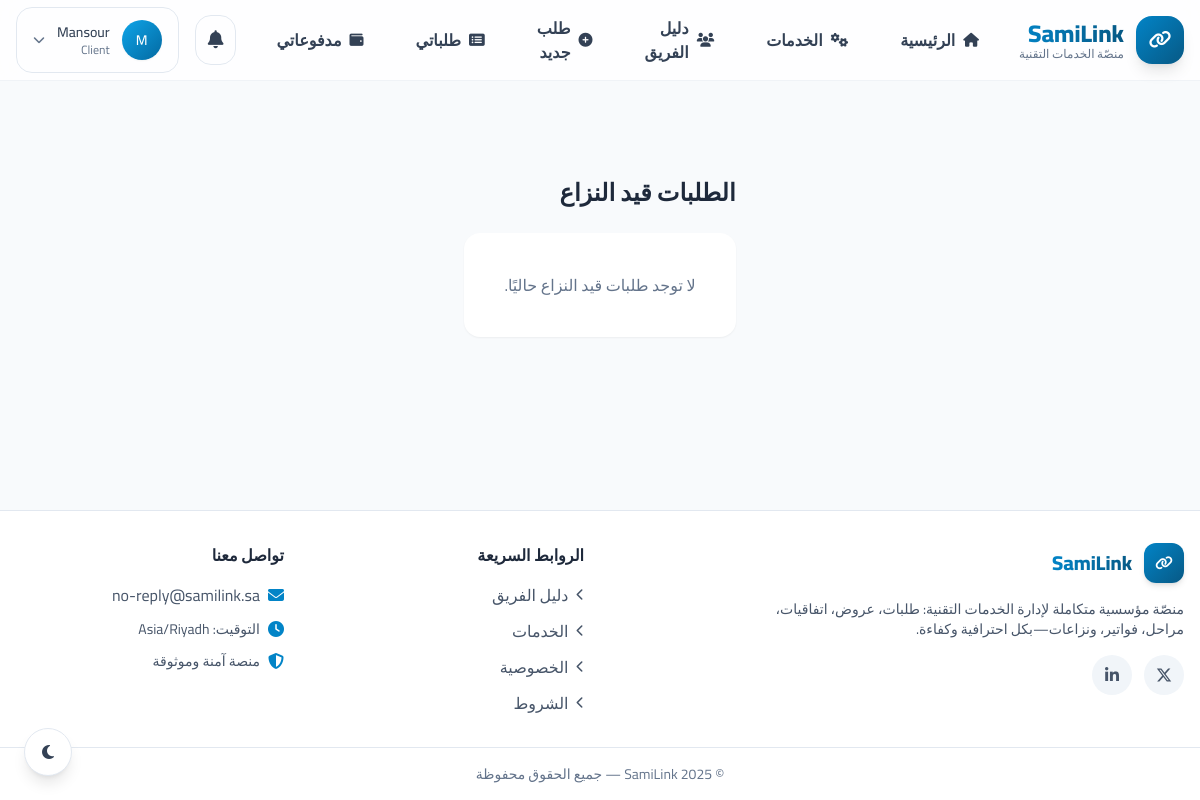
/marketplace/disputed/ (signed in), run on the app's committed database.
### accounts/models.py (models this page shows, shortened)
class User(AbstractBaseUser, PermissionsMixin):
    class Role(models.TextChoices):
        ADMIN = "admin", "مدير عام"
        FINANCE = "finance", "مالية"
        EMPLOYEE = "employee", "موظف"
        CLIENT = "client", "عميل"
    email = models.EmailField("البريد الإلكتروني", unique=True, db_index=True)
    phone = models.CharField(
        "الجوال",
        max_length=16,  # + ثم حتى 15 رقم
        blank=True,
        null=True,
        help_text="أدخل أي صيغة (05 أو 00966 أو 966 أو +966). سيُحفظ دوليًا تلقائيًا.",
        validators=[RegexValidator(r"^[\d\+\s\-\(\)]{3,}$", "صيغة رقم غير صالحة.")],
    )
    name = models.CharField("الاسم", max_length=150, blank=True)
    role = models.CharField("الدور", max_length=16, choices=Role.choices, default=Role.CLIENT)
    is_active = models.BooleanField(default=True)
    is_staff = models.BooleanField(default=False)
    date_joined = models.DateTimeField(default=timezone.now)
    objects = UserManager()
    USERNAME_FIELD = "email"
    REQUIRED_FIELDS: list[str] = []
    class Meta:
        verbose_name = "مستخدم"
        verbose_name_plural = "مستخدمون"
        indexes = [
            models.Index(fields=["role"]),
            models.Index(fields=["email"]),
            models.Index(fields=["phone"]),
        ]
        constraints = [
            models.UniqueConstraint(
                Lower("email"), name="uniq_user_email_ci"
            ),
        ]

### marketplace/views.py (the view)
# urls.py: path("disputed/", views.disputed_tasks, name="disputed_tasks"),
@login_required
def disputed_tasks(request):
    u = request.user
    disputed_q = Q(status="disputed")
    if hasattr(Request, "Status") and hasattr(Request.Status, "DISPUTED"):
        disputed_q = Q(status=Request.Status.DISPUTED) | Q(status__iexact="disputed")
    qs = (
        Request.objects
        .select_related("client", "assigned_employee")
        .filter(assigned_employee=u)
        .filter(disputed_q)
    )
    if hasattr(Request, "is_frozen"):
        qs = qs.filter(is_frozen=True)
    qs = qs.order_by("-updated_at", "-id")
    return render(request, "marketplace/disputed_tasks.html", {"requests": qs})

### templates/marketplace/disputed_tasks.html (shortened to what this page needs)
{% extends "base.html" %}
{% block content %}
<section class="py-10 max-w-6xl mx-auto rtl" dir="rtl">
  <h1 class="text-2xl font-bold mb-6 text-slate-800 dark:text-white">الطلبات قيد النزاع</h1>
  {% if requests %}
    <div class="grid gap-4 sm:grid-cols-2 lg:grid-cols-3">
      {% for req in requests %}
        <div class="card p-5 flex flex-col justify-between">
          <div>
            <h2 class="text-lg font-semibold text-slate-900 dark:text-white mb-1">{{ req.title|default:"طلب بدون عنوان" }}</h2>
            <p class="text-sm text-slate-500 dark:text-slate-400 mb-3">{{ req.created_at|date:"Y-m-d H:i" }}</p>
            {% if req.client %}
              <p class="text-sm"><i class="fas fa-user text-primary-500"></i> {{ req.client.name|default:req.client.email }}</p>
            {% endif %}
            <p class="mt-2 text-sm text-slate-600 dark:text-slate-300">
              الحالة الحالية: <span class="font-semibold text-red-600">نزاع</span>
            </p>
          </div>
          <div class="mt-4">
            <a href="{{ req.get_absolute_url }}" class="nav-cta block text-center py-2">عرض التفاصيل</a>
          </div>
        </div>
      {% endfor %}
    </div>
  {% else %}
    <div class="p-10 text-center text-slate-500 dark:text-slate-400 bg-white dark:bg-slate-800 rounded-2xl shadow-sm">
      لا توجد طلبات قيد النزاع حاليًا.
    </div>
  {% endif %}
</section>
{% endblock %}

### templates/base.html (shortened to what this page needs)
{% load static %}
<!DOCTYPE html>
<html lang="ar" dir="rtl">
<head>
  <link rel="stylesheet" href="https://cdnjs.cloudflare.com/ajax/libs/font-awesome/6.5.2/css/all.min.css"/>
  <script src="https://cdn.tailwindcss.com"></script>
</head>
<body class="bg-slate-50 dark:bg-slate-900 text-slate-900 dark:text-slate-100 font-sans selection:bg-primary-600 selection:text-white min-h-screen flex flex-col">
  <button id="themeToggle" class="fixed bottom-6 left-6 z-50 w-12 h-12 rounded-full bg-white dark:bg-slate-800 shadow-lg border border-slate-200 dark:border-slate-700 flex items-center justify-center text-slate-700 dark:text-yellow-400 hover:scale-110 transition-all duration-300" aria-label="تبديل الوضع">
    <i class="fas fa-moon dark:hidden"></i>
  </button>
  <header id="appHeader" class="sticky top-0 z-40 glass-effect transition-all duration-300">
    <div class="mx-auto px-4 container-xl">
      <div class="h-20 flex items-center justify-between gap-6">
        <a href="{% url 'website:home' %}" class="flex items-center gap-3 group shrink-0">
          <div class="w-12 h-12 rounded-2xl grid place-items-center bg-gradient-to-br from-primary-600 to-primary-800 text-white shadow-lg group-hover:shadow-xl transition-all duration-300 group-hover:scale-105">
            <i class="fas fa-link text-lg"></i>
          </div>
          <div class="leading-tight">
            <div class="font-extrabold text-2xl -mb-1 gradient-text">SamiLink</div>
            <div class="text-xs text-slate-500 dark:text-slate-400 font-medium">منصّة الخدمات التقنية</div>
          </div>
        </a>
        <nav class="hidden lg:flex items-center gap-5 xl:gap-7">
          {% with rm=request.resolver_match %}
            {% with nm=rm.url_name ns=rm.namespace %}
              <a href="{% url 'website:home' %}" class="nav-link {% if ns == 'website' and nm == 'home' %}active{% endif %}">
                <i class="fas fa-home text-sm"></i><span>الرئيسية</span>
              </a>
              <a href="{% url 'website:services' %}" class="nav-link {% if ns == 'website' and nm == 'services' %}active{% endif %}">
                <i class="fas fa-cogs text-sm"></i><span>الخدمات</span>
              </a>
              <a href="{% url 'profiles:employees_list' %}" class="nav-link {% if ns == 'profiles' %}active{% endif %}">
                <i class="fas fa-users text-sm"></i><span>دليل الفريق</span>
              </a>
              {% if request.user.is_authenticated %}
                {% if request.user.role == 'client' %}
                  <a href="{% url 'marketplace:request_create' %}" class="nav-link {% if nm == 'request_create' %}active{% endif %}">
                    <i class="fas fa-plus-circle text-sm"></i><span>طلب جديد</span>
                  </a>
                  <a href="{% url 'marketplace:my_requests' %}" class="nav-link {% if nm == 'my_requests' %}active{% endif %}">
                    <i class="fas fa-list-alt text-sm"></i><span>طلباتي</span>
                  </a>
                  <a href="{% url 'finance:client_payments' %}" class="nav-link {% if ns == 'finance' and nm == 'client_payments' %}active{% endif %}">
                    <i class="fas fa-wallet text-sm"></i><span>مدفوعاتي</span>
                  </a>
                {% endif %}
              {% endif %}
            {% endwith %}
          {% endwith %}
        </nav>
        <div class="flex items-center gap-4">
          {% if request.user.is_authenticated %}
            <a href="/notifications/" class="relative p-3 rounded-2xl hover:bg-slate-100 dark:hover:bg-slate-800 border border-slate-200 dark:border-slate-700 transition-colors" aria-label="الإشعارات">
              <i class="fas fa-bell text-slate-700 dark:text-slate-300 text-[18px]"></i>
            </a>
            <div class="relative">
              <button id="userMenuBtn" class="flex items-center gap-3 px-4 py-3 rounded-2xl hover:bg-slate-100 dark:hover:bg-slate-800 transition-all duration-200 border border-slate-200 dark:border-slate-700">
                <div class="w-10 h-10 rounded-full bg-gradient-to-br from-primary-500 to-primary-700 grid place-items-center text-white text-sm font-medium shadow-sm">
                  {% if request.user.name %}{{ request.user.name|slice:":1"|upper }}{% else %}{{ request.user.email|slice:":1"|upper }}{% endif %}
                </div>
                <div class="text-right hidden md:block">
                  <div class="text-sm font-medium text-slate-700 dark:text-slate-300">
                    {{ request.user.name|default:request.user.email|truncatechars:20 }}
                  </div>
                  <div class="text-xs text-slate-500 dark:text-slate-400 capitalize">{{ request.user.role }}</div>
                </div>
                <i class="fas fa-chevron-down text-xs transition-transform duration-200 text-slate-500"></i>
              </button>
            </div>
          {% endif %}
        </div>
      </div>
    </div>
  </header>
  <main class="mx-auto px-4 container-xl flex-grow py-8">
    {% block content %}{% endblock %}
  </main>
  <footer class="mt-14 border-t border-slate-200 dark:border-slate-800 bg-white dark:bg-slate-900">
    <div class="mx-auto px-4 container-xl py-8 grid md:grid-cols-4 gap-8">
      <div class="md:col-span-2">
        <div class="flex items-center gap-3 mb-4">
          <div class="w-10 h-10 rounded-xl grid place-items-center bg-gradient-to-br from-primary-600 to-primary-800 text-white shadow-md"><i class="fas fa-link text-sm"></i></div>
          <div class="font-extrabold text-xl gradient-text">SamiLink</div>
        </div>
        <p class="text-slate-600 dark:text-slate-400 text-sm max-w-md">منصّة مؤسسية متكاملة لإدارة الخدمات التقنية: طلبات، عروض، اتفاقيات، مراحل، فواتير، ونزاعات—بكل احترافية وكفاءة.</p>
        <div class="flex gap-3 mt-4">
          <a href="#" class="w-10 h-10 rounded-full bg-slate-100 dark:bg-slate-800 flex items-center justify-center text-slate-600 dark:text-slate-400 hover:bg-primary-100 dark:hover:bg-primary-900/30 hover:text-primary-600 transition-colors"><i class="fab fa-x-twitter"></i></a>
          <a href="#" class="w-10 h-10 rounded-full bg-slate-100 dark:bg-slate-800 flex items-center justify-center text-slate-600 dark:text-slate-400 hover:bg-primary-100 dark:hover:bg-primary-900/30 hover:text-primary-600 transition-colors"><i class="fab fa-linkedin-in"></i></a>
        </div>
      </div>
      <div>
        <div class="font-semibold mb-4 text-slate-800 dark:text-slate-200">الروابط السريعة</div>
        <ul class="space-y-3 text-slate-600 dark:text-slate-400">
          <li><a class="hover:text-primary-600 transition-colors flex items-center gap-2" href="{% url 'profiles:employees_list' %}"><i class="fas fa-chevron-left text-xs"></i><span>دليل الفريق</span></a></li>
          <li><a class="hover:text-primary-600 transition-colors flex items-center gap-2" href="{% url 'website:services' %}"><i class="fas fa-chevron-left text-xs"></i><span>الخدمات</span></a></li>
          <li><a class="hover:text-primary-600 transition-colors flex items-center gap-2" href="{% url 'website:privacy' %}"><i class="fas fa-chevron-left text-xs"></i><span>الخصوصية</span></a></li>
          <li><a class="hover:text-primary-600 transition-colors flex items-center gap-2" href="{% url 'website:terms' %}"><i class="fas fa-chevron-left text-xs"></i><span>الشروط</span></a></li>
        </ul>
      </div>
      <div>
        <div class="font-semibold mb-4 text-slate-800 dark:text-slate-200">تواصل معنا</div>
        <ul class="space-y-3 text-slate-600 dark:text-slate-400">
          <li class="flex items-center gap-2"><i class="fas fa-envelope text-primary-600"></i><a class="hover:text-primary-600 transition-colors" href="mailto:no-reply@samilink.sa">no-reply@samilink.sa</a></li>
          <li class="flex items-center gap-2"><i class="fas fa-clock text-primary-600"></i><span class="text-sm">التوقيت: Asia/Riyadh</span></li>
          <li class="flex items-center gap-2 mt-4"><i class="fas fa-shield-alt text-primary-600"></i><span class="text-sm">منصة آمنة وموثوقة</span></li>
        </ul>
      </div>
    </div>
    <div class="py-4 text-center text-slate-500 dark:text-slate-400 text-sm border-t border-slate-200 dark:border-slate-800">
      © {% now "Y" %} SamiLink — جميع الحقوق محفوظة
    </div>
  </footer>
</body>
</html>

### templates/base.html (style rules this page uses)
html { color-scheme: light dark; scroll-behavior:smooth }
body { transition: background-color .3s, color .3s }
.container-xl { max-width:1240px }
.nav-link { display:flex; align-items:center; gap:.5rem; padding:.625rem 1rem; border-radius:1rem; font-weight:600; color:#334155; transition:background-color .2s,color .2s; }
.glass-effect { background:rgba(255,255,255,.8); backdrop-filter:blur(12px); border-bottom:1px solid rgba(226,232,240,.5); }
.gradient-text { background:linear-gradient(to right,#0284c7,#075985); -webkit-background-clip:text; background-clip:text; color:transparent }

### data on the page
User: user.name "M", user.name "Mansour", user.role "Client"
